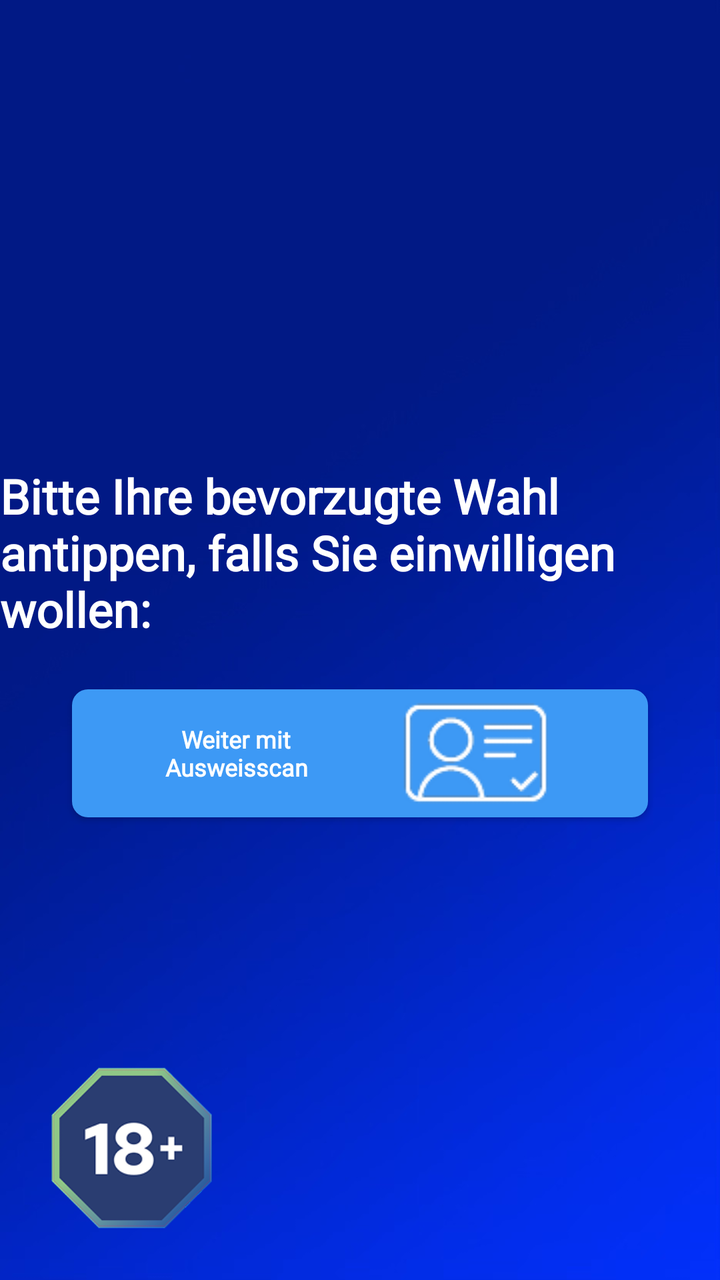
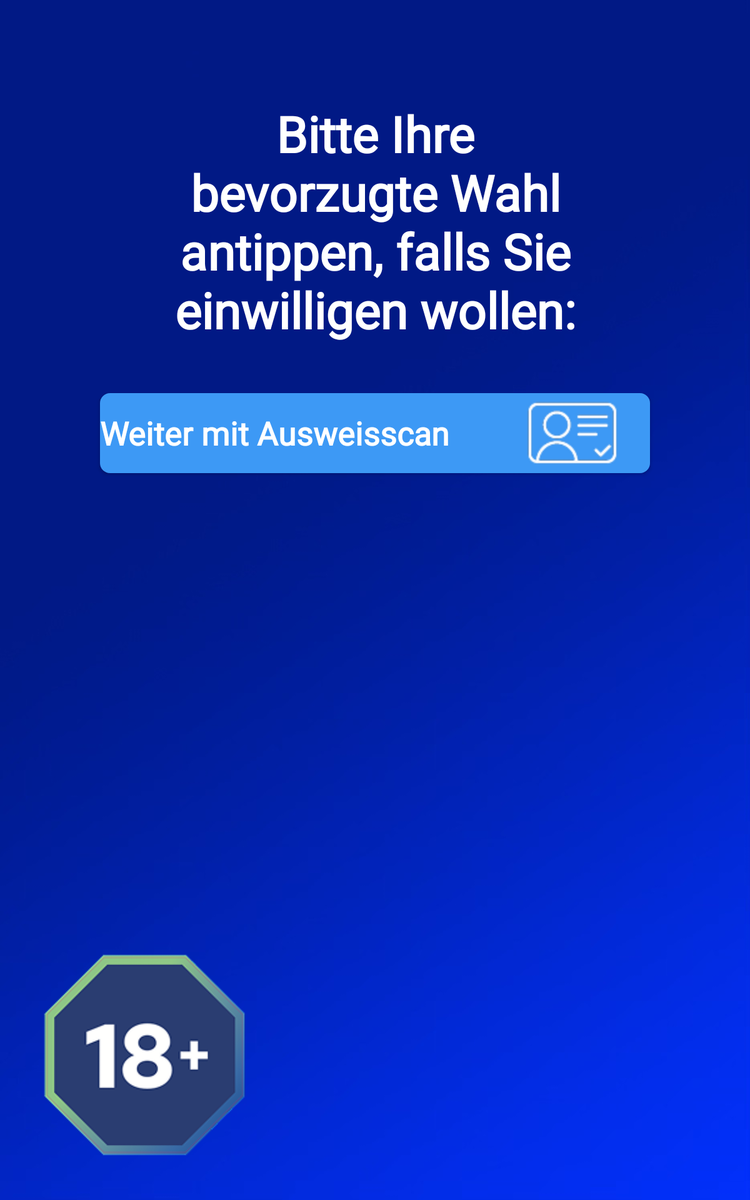

The same Android screen from two of the app's own layout files: first res/layout/ as a phone draws it, then the repository's variant for another configuration, drawn on a device whose configuration selects that folder. Both files follow.
<!-- AndroidManifest.xml: activity theme Theme.PosIntegration -->
<!-- res/layout/activity_choose_verification.xml -->
<?xml version="1.0" encoding="utf-8"?>
<androidx.constraintlayout.widget.ConstraintLayout xmlns:android="http://schemas.android.com/apk/res/android"
    xmlns:app="http://schemas.android.com/apk/res-auto"
    xmlns:tools="http://schemas.android.com/tools"
    android:layout_width="match_parent"
    android:layout_height="match_parent"
    android:background="@drawable/background"
    tools:context=".ChooseVerificationActivity">

    <TextView
        android:id="@+id/tvTitle"
        android:layout_width="wrap_content"
        android:layout_height="wrap_content"
        android:fontFamily="@font/plusjakartasans_bold"
        android:text="@string/choose_verification_method"
        android:textColor="@color/white"
        android:textSize="24sp"
        android:textStyle="bold"
        app:layout_constraintBottom_toTopOf="@id/btnFaceScan"
        app:layout_constraintEnd_toEndOf="parent"
        app:layout_constraintStart_toStartOf="parent"
        app:layout_constraintTop_toTopOf="parent"
        app:layout_constraintVertical_chainStyle="packed" />

    <Button
        android:id="@+id/btnFaceScan"
        android:layout_width="0dp"
        android:layout_height="64dp"
        android:layout_marginTop="64dp"
        android:background="@drawable/button_primary"
        android:drawableEnd="@drawable/ic_eye"
        android:fontFamily="@font/plusjakartasans_bold"
        android:paddingStart="24dp"
        android:paddingTop="12dp"
        android:paddingEnd="24dp"
        android:paddingBottom="10dp"
        android:text="@string/estimate_age_with_face_scan"
        android:textAllCaps="false"
        android:textColor="@color/white"
        android:textSize="12sp"
        android:textStyle="bold"
        app:layout_constraintBottom_toTopOf="@id/btnIdScan"
        app:layout_constraintEnd_toEndOf="parent"
        app:layout_constraintStart_toStartOf="parent"
        app:layout_constraintTop_toBottomOf="@id/tvTitle"
        android:layout_marginStart="24dp"
        android:layout_marginEnd="24dp"
        android:visibility="gone"/>

    <Button
        android:id="@+id/btnIdScan"
        android:layout_width="0dp"
        android:layout_height="64dp"
        android:layout_marginTop="24dp"
        android:background="@drawable/button_primary"
        android:drawableEnd="@drawable/ic_card"
        android:fontFamily="@font/plusjakartasans_bold"
        android:paddingStart="24dp"
        android:paddingEnd="24dp"
        android:text="@string/verify_age_with_id_scan"
        android:textAllCaps="false"
        android:textColor="@color/white"
        android:textSize="12sp"
        android:textStyle="bold"
        app:layout_constraintBottom_toBottomOf="parent"
        app:layout_constraintEnd_toEndOf="parent"
        app:layout_constraintStart_toStartOf="parent"
        app:layout_constraintTop_toBottomOf="@id/btnFaceScan"
        app:layout_constraintWidth_percent="0.8" />

    <ImageView
        android:id="@+id/plus18_logo"
        android:layout_width="100dp"
        android:layout_height="100dp"
        android:contentDescription="@null"
        android:adjustViewBounds="true"
        android:scaleType="fitCenter"
        android:layout_marginStart="16dp"
        android:layout_marginBottom="16dp"
        app:srcCompat="@drawable/ic_plus18"
        app:layout_constraintStart_toStartOf="parent"
        app:layout_constraintBottom_toBottomOf="parent"/>

</androidx.constraintlayout.widget.ConstraintLayout>
<!-- resources referenced by this layout -->
<resources>
  <color name="white">#FFFFFF</color>
  <!-- drawable background: png bitmap (drawable, 215768 bytes) -->
  <!-- drawable button_primary (drawable) -->
  <?xml version="1.0" encoding="utf-8"?>
  <shape xmlns:android="http://schemas.android.com/apk/res/android"
      android:shape="rectangle">
      <solid android:color="@color/primary_blue" />
      <corners android:radius="8dp" />
  </shape>
  <!-- drawable ic_card: png bitmap (drawable, 3725 bytes) -->
  <!-- drawable ic_eye: png bitmap (drawable, 3749 bytes) -->
  <!-- drawable ic_plus18: png bitmap (drawable, 14408 bytes) -->
  <string name="choose_verification_method">Bitte Ihre bevorzugte Wahl antippen, falls Sie einwilligen wollen:</string>
  <string name="estimate_age_with_face_scan">Weiter mit Gesichtsscan</string>
  <string name="verify_age_with_id_scan">Weiter mit Ausweisscan</string>
  <style name="Theme.PosIntegration" parent="Theme.AppCompat.Light.NoActionBar">
          
          <item name="colorPrimary">@color/primary</item>
          <item name="colorPrimaryVariant">@color/primary_variant</item>
          <item name="colorOnPrimary">@color/on_primary</item>
          
          <item name="colorSecondary">@color/secondary</item>
          <item name="colorSecondaryVariant">@color/secondary_variant</item>
          <item name="colorOnSecondary">@color/on_secondary</item>
          
          <item name="android:statusBarColor">?attr/colorPrimaryVariant</item>
          
      </style>
  <color name="primary_blue">#3D99F5</color>
  <color name="primary">#2196F3</color>
  <color name="primary_variant">#1976D2</color>
  <color name="on_primary">#FFFFFF</color>
  <color name="secondary">#03DAC6</color>
  <color name="secondary_variant">#018786</color>
  <color name="on_secondary">#000000</color>
</resources>
<!-- res/layout-sw600dp/activity_choose_verification.xml (the repository's variant of the layout above) -->
<!-- drawn on a 7-inch tablet held upright -->
<?xml version="1.0" encoding="utf-8"?>
<androidx.constraintlayout.widget.ConstraintLayout xmlns:android="http://schemas.android.com/apk/res/android"
    xmlns:app="http://schemas.android.com/apk/res-auto"
    xmlns:tools="http://schemas.android.com/tools"
    android:layout_width="match_parent"
    android:layout_height="match_parent"
    android:background="@drawable/background"
    tools:context=".ChooseVerificationActivity">

    <TextView
        android:id="@+id/tvTitle"
        android:layout_width="0dp"
        android:layout_height="wrap_content"
        android:layout_marginTop="80dp"
        android:layout_marginStart="120dp"
        android:layout_marginEnd="120dp"
        android:fontFamily="@font/plusjakartasans_bold"
        android:text="@string/choose_verification_method"
        android:textColor="@color/white"
        android:textSize="40sp"
        android:textStyle="bold"
        android:gravity="center"
        app:layout_constraintEnd_toEndOf="parent"
        app:layout_constraintStart_toStartOf="parent"
        app:layout_constraintTop_toTopOf="parent" />

    <Button
        android:id="@+id/btnFaceScan"
        android:layout_width="0dp"
        android:layout_height="64dp"
        android:layout_marginTop="64dp"
        android:background="@drawable/button_primary"
        android:drawableEnd="@drawable/ic_face"
        android:fontFamily="@font/plusjakartasans_bold"
        android:text="@string/estimate_age_with_face_scan"
        android:textAllCaps="false"
        android:textColor="@color/white"
        android:textSize="26sp"
        android:textStyle="bold"
        android:gravity="center_vertical"
        app:layout_constraintEnd_toEndOf="parent"
        app:layout_constraintStart_toStartOf="parent"
        app:layout_constraintTop_toBottomOf="@id/tvTitle"
        android:layout_marginStart="80dp"
        android:layout_marginEnd="80dp"
        android:visibility="gone"/>

    <Button
        android:id="@+id/btnIdScan"
        android:layout_width="0dp"
        android:layout_height="64dp"
        android:layout_marginTop="40dp"
        android:background="@drawable/button_primary"
        android:drawableEnd="@drawable/ic_card"
        android:fontFamily="@font/plusjakartasans_bold"
        android:text="@string/verify_age_with_id_scan"
        android:textAllCaps="false"
        android:textColor="@color/white"
        android:textSize="26sp"
        android:textStyle="bold"
        android:gravity="center_vertical"
        app:layout_constraintEnd_toEndOf="parent"
        app:layout_constraintStart_toStartOf="parent"
        app:layout_constraintTop_toBottomOf="@id/btnFaceScan"
        android:layout_marginStart="80dp"
        android:layout_marginEnd="80dp" />

    <TextView
        android:layout_width="0dp"
        android:layout_height="wrap_content"
        app:layout_constraintTop_toBottomOf="@id/btnIdScan"
        app:layout_constraintStart_toStartOf="parent"
        app:layout_constraintEnd_toEndOf="parent"
        android:text="@string/privacy_disclaimer"
        android:textColor="@color/white"
        android:layout_marginTop="40dp"
        android:layout_marginStart="80dp"
        android:layout_marginEnd="80dp"
        android:gravity="start"
        android:textSize="18sp"
        />

    <ImageView
        android:id="@+id/plus18_logo"
        android:layout_width="200dp"
        android:layout_height="200dp"
        android:contentDescription="@null"
        android:adjustViewBounds="true"
        android:scaleType="fitCenter"
        android:layout_marginStart="16dp"
        android:layout_marginBottom="16dp"
        app:srcCompat="@drawable/ic_plus18"
        app:layout_constraintStart_toStartOf="parent"
        app:layout_constraintBottom_toBottomOf="parent"/>

</androidx.constraintlayout.widget.ConstraintLayout>
<!-- resources referenced by the variant -->
<!-- as a 7-inch tablet held upright resolves them -->
<resources>
  <color name="white">#FFFFFF</color>
  <!-- drawable background: png bitmap (drawable, 215768 bytes) -->
  <!-- drawable button_primary (drawable) -->
  <?xml version="1.0" encoding="utf-8"?>
  <shape xmlns:android="http://schemas.android.com/apk/res/android"
      android:shape="rectangle">
      <solid android:color="@color/primary_blue" />
      <corners android:radius="8dp" />
  </shape>
  <!-- drawable ic_card: png bitmap (drawable, 3725 bytes) -->
  <!-- drawable ic_face: png bitmap (drawable, 3259 bytes) -->
  <!-- drawable ic_plus18: png bitmap (drawable, 14408 bytes) -->
  <string name="choose_verification_method">Bitte Ihre bevorzugte Wahl antippen, falls Sie einwilligen wollen:</string>
  <string name="estimate_age_with_face_scan">Weiter mit Gesichtsscan</string>
  <string name="privacy_disclaimer" />
  <string name="verify_age_with_id_scan">Weiter mit Ausweisscan</string>
  <style name="Theme.PosIntegration" parent="Theme.AppCompat.Light.NoActionBar">
          
          <item name="colorPrimary">@color/primary</item>
          <item name="colorPrimaryVariant">@color/primary_variant</item>
          <item name="colorOnPrimary">@color/on_primary</item>
          
          <item name="colorSecondary">@color/secondary</item>
          <item name="colorSecondaryVariant">@color/secondary_variant</item>
          <item name="colorOnSecondary">@color/on_secondary</item>
          
          <item name="android:statusBarColor">?attr/colorPrimaryVariant</item>
          
      </style>
  <color name="primary_blue">#3D99F5</color>
  <color name="primary">#2196F3</color>
  <color name="primary_variant">#1976D2</color>
  <color name="on_primary">#FFFFFF</color>
  <color name="secondary">#03DAC6</color>
  <color name="secondary_variant">#018786</color>
  <color name="on_secondary">#000000</color>
</resources>
